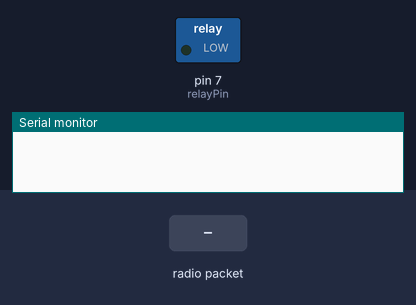
A sketch run on a simulated Arduino Uno, built with avr-gcc and run on an emulated ATmega328P. On the bench: switched loads named in the sketch (green lamp = pin HIGH), the last lines printed to the serial monitor. The inputs (shaded band) are chosen by the test bench. No radio packets arrive unless stated.

Above: at 1.2 s.
1.3 s: radio packet "Touch detected" arrives
At 2.1 s:
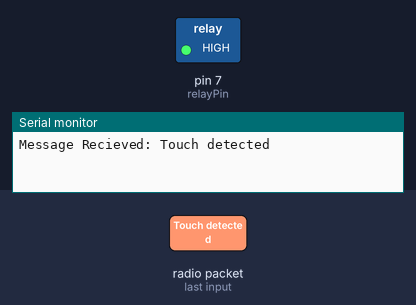
3.8 s: radio packet "1" arrives
Timing chart, 0 to 6.8 s (numbered marks = the images above; inputs shaded):
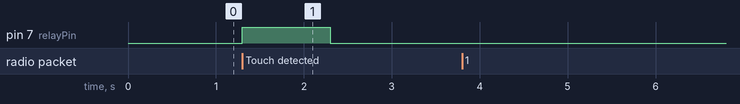

Measured:
- after the input at 1.3 s, pin 7 (relayPin): LOW → HIGH at once, → LOW 1.0 s later

The sketch:

power_cut_side_code.ino
```cpp
#include <SPI.h>
#include <nRF24L01.h>
#include <RF24.h>

const int relayPin = 7; // Pin connected to the relay module
const int cePin = 9;
const int csnPin = 10;

RF24 radio(cePin, csnPin);
const byte address[6] = "00001";

void setup() {
pinMode(relayPin, OUTPUT);
digitalWrite(relayPin, LOW);
Serial.begin(9600);
radio.begin();
radio.openReadingPipe(0, address);
radio.setPALevel(RF24_PA_LOW);
radio.startListening();
}

void loop() {
if (radio.available()) {
char recievedMessage[32];
radio.read(&recievedMessage, 32);
String message = String(recievedMessage);
Serial.println("Message Recieved: " + message);
if (message == "Touch detected") {
digitalWrite(relayPin, HIGH);
delay(1000);
digitalWrite(relayPin, LOW);
Serial.println("Relay Disconnected");
}
}
}
```
